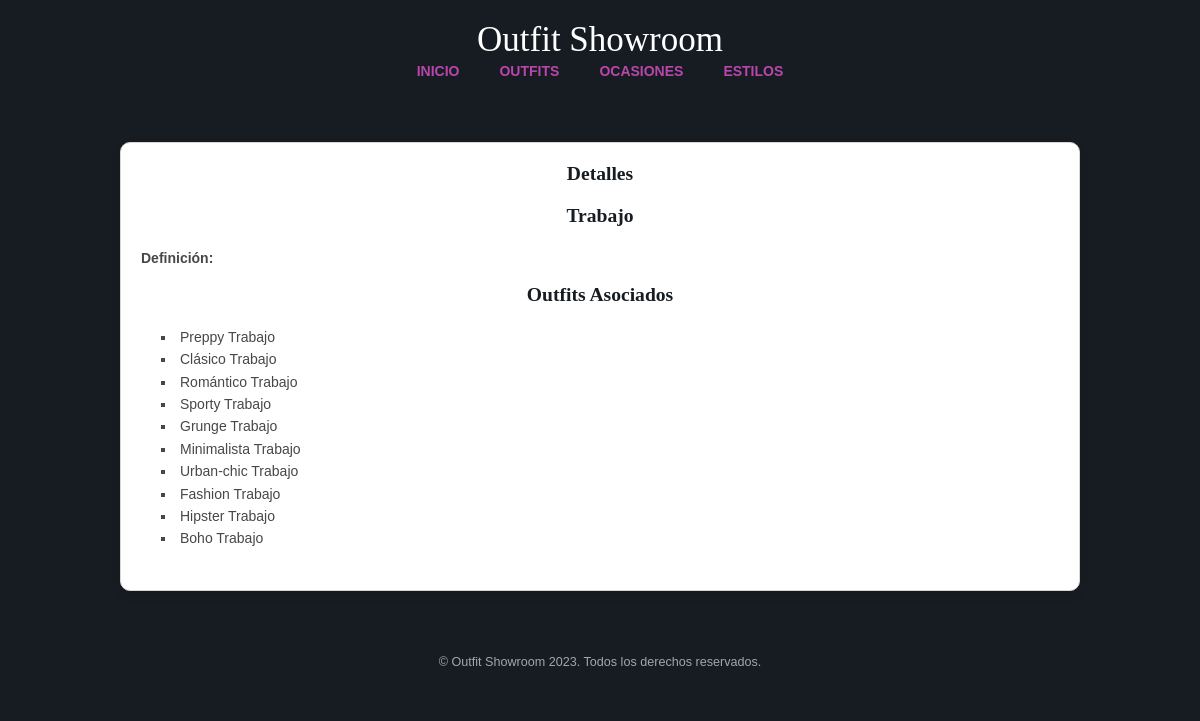
Screenshot of /ocasiones/4/ with the database file from the repository.
### appOutfitShowroom/models.py (models this page shows, shortened)
class Ocasion(models.Model):
    nombre = models.CharField(max_length=50)
    descripcion = models.CharField(max_length=200)

class Outfit(models.Model):
    nombre = models.CharField(max_length=50)
    descripcion = models.CharField(max_length=200)
    estilo = models.ForeignKey(Estilo, on_delete=models.CASCADE)
    ocasion = models.ManyToManyField(Ocasion)
    foto = models.URLField(max_length=200, blank=True, null=True)

### appOutfitShowroom/views.py (the view)
# urls.py: path('ocasiones/<int:ocasion_id>/', views.detalle_ocasion, name='detalle_ocasion'),
def detalle_ocasion(request, ocasion_id):
    ocasion = get_object_or_404(Ocasion, id=ocasion_id)
    outfits = ocasion.outfit_set.all()
    return render(request, 'nocobot/ocasion.html', {'ocasion': ocasion, 'outfits': outfits})

### appOutfitShowroom/templates/nocobot/ocasion.html
{% extends "nocobot/base2.html" %}
{% load i18n %}
{% block content %}
<h1>{{ ocasion.nombre }}</h1>
<p><strong>Definición:</strong> {{ ocasion.definición }}</p>
<h2>Outfits Asociados</h2>
<ul>
    {% for outfit in outfits %}
    <li>{{ outfit.nombre }}</li>
    {% endfor %}
</ul>
{% endblock %}

### appOutfitShowroom/static/layout/styles/framework.css (style rules this page uses)
html { overflow-y:scroll; overflow-x:hidden; }
html, body { margin:0; padding:0; font-size:14px; line-height:1.6em; }
*, *::before, *::after { box-sizing:border-box; }
body, input, textarea, select { font-family:Verdana, Geneva, sans-serif; }
h1, h2, h3, h4, h5, h6, .heading { font-family:Georgia, "Times New Roman", Times, serif; }
::placeholder { opacity:1; }
h1, h2, h3, h4, h5, h6, .heading { margin:0 0 20px 0; font-size:1.4rem; line-height:normal; font-weight:normal; text-transform:capitalize; }
main h1, main h2 { color: #161C21; font-weight: bold; text-align: center; }
main ul { list-style: square inside; margin: 20px 0; padding: 0; }

### appOutfitShowroom/static/layout/styles/layout.css (style rules this page uses)
*, *::before, *::after { transition:all .3s ease-in-out; }
body { color:#A5A6AA; background-color:#161C21; }
main h1, main h2 { text-align: center; color: #161C21; font-weight: bold; margin-bottom: 20px; }
main ul { margin: 20px 0; padding-left: 20px; }

### rows the page displays
Ocasion: nombre "Trabajo"
Outfit: nombre "Preppy Trabajo"
Outfit: nombre "Clásico Trabajo"
Outfit: nombre "Romántico Trabajo"
Outfit: nombre "Sporty Trabajo"
Outfit: nombre "Grunge Trabajo"
Outfit: nombre "Minimalista Trabajo"
Outfit: nombre "Urban-chic Trabajo"
Outfit: nombre "Fashion Trabajo"
Outfit: nombre "Hipster Trabajo"
Outfit: nombre "Boho Trabajo"
